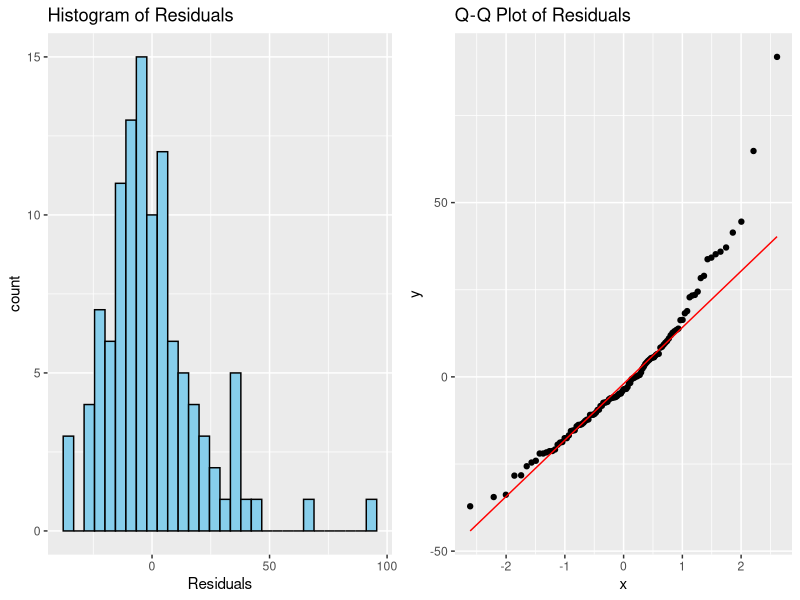
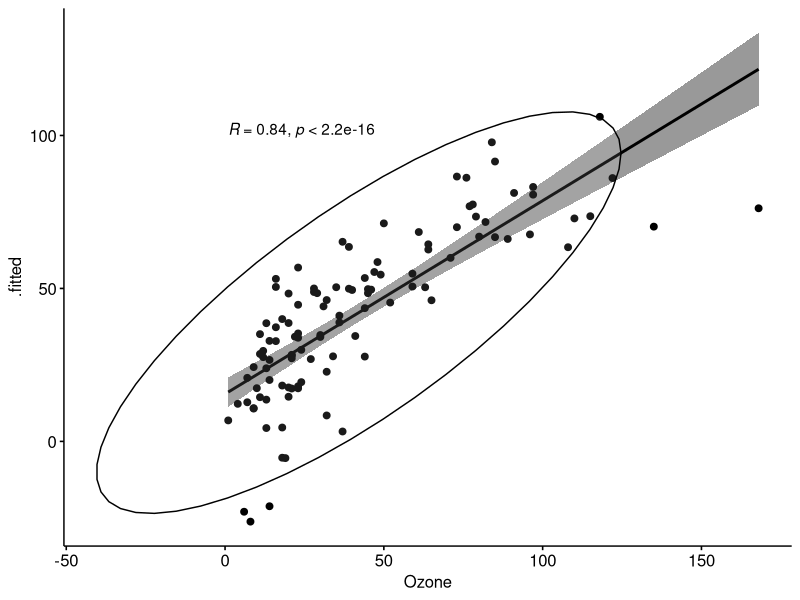

Here is the R script that generated these plots, in order:
## ---- chunk 1
data(airquality)
library(tidyverse)
library(recipes)
## ---- chunk 2
# Explore the structure
str(airquality)
summary(airquality)
## ---- chunk 3
# Remove missing values
air_clean <- na.omit(airquality)
## ---- chunk 4
# Shapiro-Wilk normality tests
shapiro.test(air_clean$Ozone)
shapiro.test(air_clean$Temp)
shapiro.test(air_clean$Solar.R)
shapiro.test(air_clean$Wind)
## ---- chunk 5
# Create a new column Season using case_when()
airquality <- airquality %>%
  mutate(Season = case_when(
    Month %in% c(11, 12, 1) ~ "Winter",
    Month %in% c(2, 3, 4) ~ "Spring",
    Month %in% c(5, 6, 7) ~ "Summer",
    Month %in% c(8, 9, 10) ~ "Fall",
    TRUE ~ "Unknown"
  ))
## ---- chunk 6
# Count observations in each season
table(airquality$Season)
## ---- chunk 7
# Remove rows with missing Month/Day 
airquality_clean <- airquality %>% drop_na(Month, Day)
## ---- chunk 8
# Create a recipe
air_recipe <- recipe(Ozone ~ Temp + Solar.R + Wind + Season, data = airquality_clean) %>%
  step_impute_mean(all_numeric_predictors()) %>%  # imputes missing numeric values
  step_normalize(all_numeric_predictors()) %>%    # normalizes Temp, Solar.R, Wind
  step_dummy(Season)                              # one-hot encodes the Season column
## ---- chunk 9
# Prep the recipe 
air_recipe_prep <- prep(air_recipe)
## ---- chunk 10
# Bake the prepped recipe 
processed_data <- bake(air_recipe_prep, new_data = NULL)
## ---- chunk 11
# Remove missing values for a clean model fit
air_clean <- na.omit(airquality)
## ---- chunk 12
# Fit linear model
lm_model <- lm(Ozone ~ ., data = air_clean)
## ---- chunk 13
# View model summary
summary(lm_model)
## ---- chunk 14
library(ggpubr)
library(broom)
## ---- chunk 15
a <- augment(lm_model, data = air_clean)
## ---- chunk 16
hist_plot <- ggplot(a, aes(x = .resid)) +
  geom_histogram(fill = "skyblue", color = "black", bins = 30) +
  labs(title = "Histogram of Residuals", x = "Residuals")
## ---- chunk 17
qq_plot <- ggplot(a, aes(sample = .resid)) +
  stat_qq() +
  stat_qq_line(color = "red") +
  labs(title = "Q-Q Plot of Residuals")
## ---- chunk 18
# Put both plots side by side
ggarrange(hist_plot, qq_plot, ncol = 2, nrow = 1)
## ---- chunk 19
# Scatter plot of actual vs predicted Ozone
ggscatter(a, x = "Ozone", y = ".fitted",
          add = "reg.line", conf.int = TRUE,
          cor.coef = TRUE, cor.method = "spearman",
          ellipse = TRUE)
